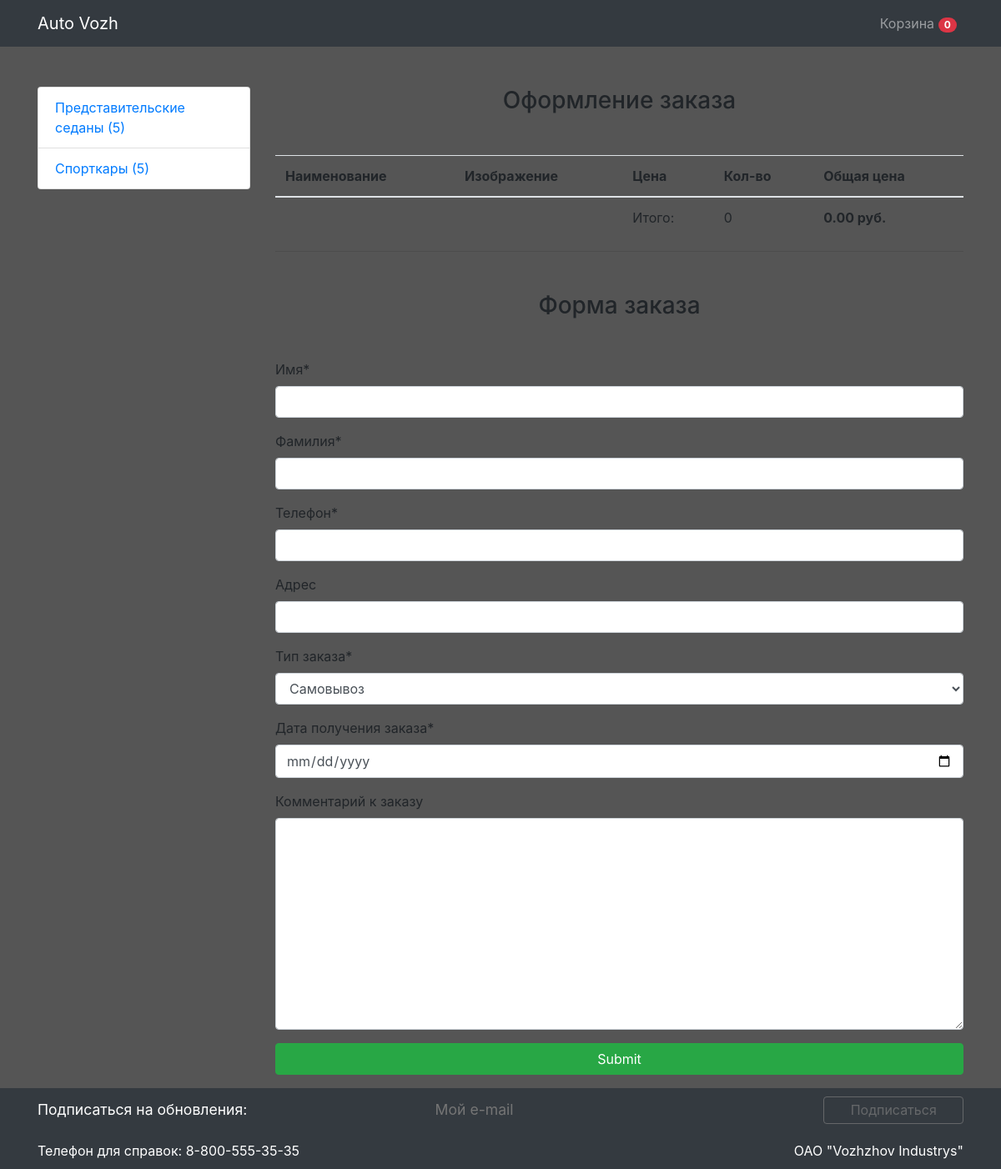
The app's page /checkout/ with its own data.
### mainapp/models.py (models this page shows, shortened)
class Cart(models.Model):
    owner = models.ForeignKey('Customer', null=True, verbose_name='Владелец', on_delete=models.CASCADE)
    products = models.ManyToManyField(CartProduct, blank=True, related_name='related_cart')
    total_products = models.PositiveIntegerField(default=0)
    final_price = models.DecimalField(max_digits=21, default=0, decimal_places=2, verbose_name='Общая цена')
    in_order = models.BooleanField(default=False)
    for_anonymous_user = models.BooleanField(default=False)

class Category(models.Model):
    name = models.CharField(max_length=50, verbose_name='Имя категории')
    slug = models.SlugField(unique=True)
    objects = CategoryManager()
    def get_absolute_url(self):
        return reverse('category_detail', kwargs={'slug': self.slug})

### mainapp/views.py (the view)
# urls.py: path('checkout/', CheckoutView.as_view(), name='checkout'),
class CheckoutView(CartMixin, View):
    def get(self, request, *args, **kwargs):
        categories = Category.objects.get_categories_for_left_sidebar()
        form = OrderForm(request.POST or None)
        context = {
            'cart': self.cart,
            'categories': categories,
            'form': form
        }
        return render(request, 'checkout.html', context)

### mainapp/forms.py
class OrderForm(forms.ModelForm):
    def __init__(self, *args, **kwargs):
        super().__init__(*args, **kwargs)
        self.fields['order_date'].label = 'Дата получения заказа'
    order_date = forms.DateField(widget=forms.TextInput(attrs={'type': 'date'}))
    class Meta:
        model = Order
        fields = (
            'first_name', 'last_name', 'phone', 'address', 'buying_type', 'order_date', 'comment'
        )

### mainapp/mixins.py (called while the page is built)
    def dispatch(self, request, *args, **kwargs):
        if request.user.is_authenticated:
            customer = Customer.objects.filter(user=request.user).first()
            if not customer:
                customer = Customer.objects.create(
                    user=request.user
                )
            cart = Cart.objects.filter(owner=customer, in_order=False).first()
            if not cart:
                cart = Cart.objects.create(owner=customer)
        else:
            cart = Cart.objects.filter(for_anonymous_user=True).first()
            if not cart:
                cart = Cart.objects.create(for_anonymous_user=True)
        self.cart = cart
        return super().dispatch(request, *args, **kwargs)

### mainapp/models.py (called while the page is built)
def get_models_for_count(*model_names):
    return [models.Count(model_name) for model_name in model_names]

    def get_queryset(self):
        return super().get_queryset()

    def get_categories_for_left_sidebar(self):
        models = get_models_for_count('fclasssedans', 'sportcars')
        qs = list(self.get_queryset().annotate(*models))
        data = [
            dict(name=c.name, url=c.get_absolute_url(), count=getattr(c, self.CATEGORY_NAME_COUNT_NAME[c.name]))
            for c in qs
        ]
        return data

### mainapp/templates/checkout.html (shortened to what this page needs)
{% extends 'base.html' %}
{% load crispy_forms_tags %}
{% block content %}
<h3 class="text-center mt-5 mb-5">Оформление заказа</h3>
<table class="table">
  <thead>
    <tr>
      <th scope="col">Наименование</th>
      <th scope="col">Изображение</th>
      <th scope="col">Цена</th>
      <th scope="col">Кол-во</th>
        <th scope="col">Общая цена</th>
    </tr>
  </thead>
  <tbody>
        <tr>
          <td colspan="2"></td>
          <td>Итого:</td>
          <td>{{ cart.total_products }}</td>
          <td><strong>{{ cart.final_price }} руб.</strong></td>
        </tr>
  </tbody>
</table>
<hr>
<h3 class="text-center mt-5 mb-5">Форма заказа</h3>
<form action="{% url 'make_order' %}" method="POST">
  {{ form|crispy }}
  <input type="submit" class="btn btn-success btn-block mb-3" values="Оформить заказ">
</form>
{% endblock content %}

### mainapp/templates/base.html (shortened to what this page needs)
{% load static %}
<!DOCTYPE html>
<html lang="en">
<head>
  <link rel="stylesheet" href="https://maxcdn.bootstrapcdn.com/bootstrap/4.0.0/css/bootstrap.min.css">
</head>
<body>
  <div class="layout">
    <nav class="navbar navbar-expand-lg navbar-dark bg-dark">
      <div class="container">
        <a class="navbar-brand" href="{% url 'base' %}">Auto Vozh</a>
        <div class="collapse navbar-collapse" id="navbarResponsive">
          <ul class="navbar-nav ml-auto">
            <li class="nav-item">
              <a class="nav-link" href="{% url 'cart' %}">Корзина <span class="badge badge-pill badge-danger">{{ cart.products.count }}</span></a>
            </li>
          </ul>
        </div>
      </div>
    </nav>
    <div class="main container">
      <div class="row">
        <div class="col-lg-3 mt-5">
          <div class="list-group">
            {% for category in categories %}
            <a href="{{ category.url }}" class="list-group-item">{{ category.name }} ({{ category.count }})</a>
            {% endfor %}
          </div>
        </div>
        <div class="col-lg-9">
          {% block content %}{% endblock content %}
        </div>
      </div>
    </div>
    <footer class="bg-dark">
      <div class="container">
        <div class="footer-top">
          <div class="subscribe">
              <div class="subscribe-title">
                  <spam class="subscribe-title__text">Подписаться на обновления:</spam>
              </div>
              <div class="subscribe-body">
                <input class="input subscribe-input" spellcheck="false" type="email" name="email" placeholder="Мой e-mail" id="subscribe-email">
                <button class="btn subscribe-btn" id="subscribe-btn" disabled="disabled">
                  <span>Подписаться</span>
                </button>
              </div>
          </div>
        </div>
        <div class="footer-content">
            <div class="footer-number">Телефон для справок: 8-800-555-35-35</div>
            <div class="footer-company">ОАО "Vozhzhov Industrys"</div>
        </div>
      </div>
    </footer>
  </div>
</body>
</html>

### mainapp/templates/base.html (style rules this page uses)
.layout { background-color: #555; display: grid; grid-template-areas: "nav" "main" "footer"; grid-template-rows: auto 1fr auto; grid-template-columns: 1fr; min-height: 100vh; }
nav { grid-area: nav; }
.main { grid-area: main; }
footer { color: white; grid-area: footer; background-color: #555; }
.footer-top { padding-top: 10px; padding-bottom: 10px; display: flex; flex-direction: column; border-bottom: 1px solid var(--color-orange-2); color: white; }
.subscribe { display: flex; flex-wrap: wrap; }
.subscribe-title { display: flex; align-items: center; flex-grow: 1; }
.subscribe-title__text { font-size: 1.1rem; }
.subscribe-body { flex-grow: 1; flex-wrap: wrap; display: flex; }
.subscribe-input { border-radius: var(--border-radius-default); background-color: var(--color-gray-6); padding: 0 10px; margin-right: 10px; font-size: 1.1rem; border: 3px solid transparent; min-width: 200px; flex-grow: 4; }
.subscribe-btn { padding: 3px 10px; flex-grow: 1; }
.subscribe-btn[disabled] { color: gray; border-color: gray; background-color: var(--color-gray-0); cursor: not-allowed; }
input { outline: none; color: white; padding: 5px 0; }
.footer-content { padding: 10px 0; display: flex; justify-content: space-between; }

### records on screen
Cart: products.count "0", total_products "0", final_price "0.00"
Category: name "Представительские седаны"
Category: name "Спорткары"

### other values on screen
{{ category.count }} "5" "5"
